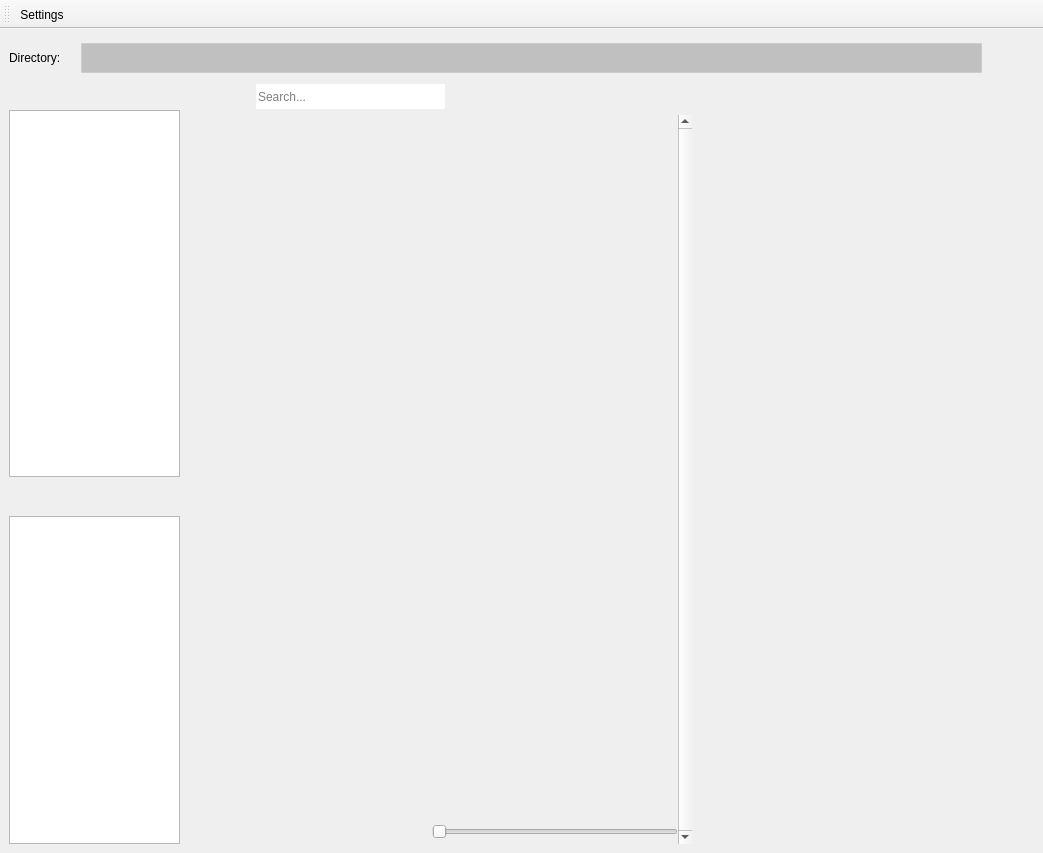
<?xml version="1.0" encoding="UTF-8"?>
<ui version="4.0">
 <class>MainWindow</class>
 <widget class="QMainWindow" name="MainWindow">
  <property name="geometry">
   <rect>
    <x>0</x>
    <y>0</y>
    <width>1043</width>
    <height>853</height>
   </rect>
  </property>
  <property name="windowTitle">
   <string>AssetLibrary</string>
  </property>
  <widget class="QWidget" name="mainwidget">
   <layout class="QVBoxLayout" name="verticalLayout" stretch="0,20">
    <item>
     <widget class="QWidget" name="file_path_widget" native="true">
      <layout class="QHBoxLayout" name="horizontalLayout">
       <property name="spacing">
        <number>20</number>
       </property>
       <property name="leftMargin">
        <number>0</number>
       </property>
       <property name="topMargin">
        <number>5</number>
       </property>
       <property name="rightMargin">
        <number>0</number>
       </property>
       <property name="bottomMargin">
        <number>5</number>
       </property>
       <item>
        <widget class="QLabel" name="label">
         <property name="styleSheet">
          <string notr="true">font: 12pt &quot;Arial&quot;;</string>
         </property>
         <property name="text">
          <string>Directory:</string>
         </property>
        </widget>
       </item>
       <item>
        <widget class="QLineEdit" name="root_path_le">
         <property name="enabled">
          <bool>true</bool>
         </property>
         <property name="minimumSize">
          <size>
           <width>0</width>
           <height>30</height>
          </size>
         </property>
         <property name="maximumSize">
          <size>
           <width>16777215</width>
           <height>16777215</height>
          </size>
         </property>
         <property name="styleSheet">
          <string notr="true">border: 1px solid rgba(255,255,255,50);
background-color: rgba(0, 0, 0, 50);
font: 14pt &quot;Arial&quot;;</string>
         </property>
        </widget>
       </item>
       <item>
        <widget class="QPushButton" name="root_path_btn">
         <property name="styleSheet">
          <string notr="true">background-color: rgba(255, 255, 255, 0);
border: 0px;</string>
         </property>
         <property name="text">
          <string/>
         </property>
         <property name="icon">
          <iconset>
           <normaloff>C:/Users/Arya/.designer/icon/file.png</normaloff>C:/Users/Arya/.designer/icon/file.png</iconset>
         </property>
        </widget>
       </item>
      </layout>
     </widget>
    </item>
    <item>
     <widget class="QWidget" name="content_widget" native="true">
      <layout class="QHBoxLayout" name="main_layout" stretch="1,3,2">
       <property name="spacing">
        <number>0</number>
       </property>
       <property name="sizeConstraint">
        <enum>QLayout::SetDefaultConstraint</enum>
       </property>
       <property name="leftMargin">
        <number>0</number>
       </property>
       <property name="topMargin">
        <number>0</number>
       </property>
       <property name="rightMargin">
        <number>0</number>
       </property>
       <property name="bottomMargin">
        <number>0</number>
       </property>
       <item>
        <widget class="QWidget" name="left_widget" native="true">
         <layout class="QVBoxLayout" name="verticalLayout_3">
          <property name="spacing">
           <number>0</number>
          </property>
          <property name="leftMargin">
           <number>0</number>
          </property>
          <property name="topMargin">
           <number>0</number>
          </property>
          <property name="rightMargin">
           <number>0</number>
          </property>
          <property name="bottomMargin">
           <number>0</number>
          </property>
          <item>
           <widget class="QWidget" name="folder_wiget" native="true">
            <layout class="QHBoxLayout" name="horizontalLayout_3">
             <property name="leftMargin">
              <number>0</number>
             </property>
             <property name="topMargin">
              <number>0</number>
             </property>
             <property name="rightMargin">
              <number>0</number>
             </property>
             <property name="bottomMargin">
              <number>6</number>
             </property>
             <item>
              <widget class="QPushButton" name="directory_back_btn">
               <property name="styleSheet">
                <string notr="true">background-color: rgba(255, 255, 255, 0);
border: 0px;</string>
               </property>
               <property name="text">
                <string/>
               </property>
               <property name="icon">
                <iconset>
                 <normaloff>C:/Users/Arya/.designer/icon/directory_back.png</normaloff>C:/Users/Arya/.designer/icon/directory_back.png</iconset>
               </property>
              </widget>
             </item>
             <item>
              <widget class="QPushButton" name="directory_update_btn">
               <property name="styleSheet">
                <string notr="true">background-color: rgba(255, 255, 255, 0);
border: 0px;</string>
               </property>
               <property name="text">
                <string/>
               </property>
               <property name="icon">
                <iconset>
                 <normaloff>C:/Users/Arya/.designer/icon/update.png</normaloff>C:/Users/Arya/.designer/icon/update.png</iconset>
               </property>
              </widget>
             </item>
             <item>
              <widget class="QPushButton" name="add_directory_btn">
               <property name="styleSheet">
                <string notr="true">background-color: rgba(255, 255, 255, 0);
border: 0px;</string>
               </property>
               <property name="text">
                <string/>
               </property>
               <property name="icon">
                <iconset>
                 <normaloff>C:/Users/Arya/.designer/icon/add_directory.png</normaloff>C:/Users/Arya/.designer/icon/add_directory.png</iconset>
               </property>
              </widget>
             </item>
             <item>
              <widget class="QPushButton" name="delete_directory_btn">
               <property name="styleSheet">
                <string notr="true">background-color: rgba(255, 255, 255, 0);
border: 0px;</string>
               </property>
               <property name="text">
                <string/>
               </property>
               <property name="icon">
                <iconset>
                 <normaloff>C:/Users/Arya/.designer/icon/delete_directory.png</normaloff>C:/Users/Arya/.designer/icon/delete_directory.png</iconset>
               </property>
              </widget>
             </item>
             <item>
              <spacer name="horizontalSpacer_2">
               <property name="orientation">
                <enum>Qt::Horizontal</enum>
               </property>
               <property name="sizeHint" stdset="0">
                <size>
                 <width>40</width>
                 <height>20</height>
                </size>
               </property>
              </spacer>
             </item>
            </layout>
           </widget>
          </item>
          <item>
           <widget class="QTreeView" name="directory_treeview">
            <property name="styleSheet">
             <string notr="true">font: 12pt &quot;Arial&quot;;</string>
            </property>
           </widget>
          </item>
          <item>
           <widget class="QWidget" name="tag_widget" native="true">
            <property name="minimumSize">
             <size>
              <width>0</width>
              <height>0</height>
             </size>
            </property>
            <property name="styleSheet">
             <string notr="true"/>
            </property>
            <layout class="QVBoxLayout" name="verticalLayout_4">
             <property name="spacing">
              <number>0</number>
             </property>
             <property name="leftMargin">
              <number>0</number>
             </property>
             <property name="topMargin">
              <number>9</number>
             </property>
             <property name="rightMargin">
              <number>0</number>
             </property>
             <property name="bottomMargin">
              <number>0</number>
             </property>
             <item>
              <widget class="QWidget" name="widget_6" native="true">
               <property name="styleSheet">
                <string notr="true"/>
               </property>
               <layout class="QHBoxLayout" name="horizontalLayout_6">
                <property name="leftMargin">
                 <number>0</number>
                </property>
                <property name="topMargin">
                 <number>5</number>
                </property>
                <property name="rightMargin">
                 <number>0</number>
                </property>
                <property name="bottomMargin">
                 <number>5</number>
                </property>
                <item>
                 <widget class="QPushButton" name="tag_btn">
                  <property name="styleSheet">
                   <string notr="true">background-color: rgba(255, 255, 255, 0);
border: 0px;</string>
                  </property>
                  <property name="text">
                   <string/>
                  </property>
                  <property name="icon">
                   <iconset>
                    <normaloff>C:/Users/Arya/.designer/icon/tag.png</normaloff>C:/Users/Arya/.designer/icon/tag.png</iconset>
                  </property>
                  <property name="iconSize">
                   <size>
                    <width>25</width>
                    <height>25</height>
                   </size>
                  </property>
                 </widget>
                </item>
                <item>
                 <spacer name="horizontalSpacer_3">
                  <property name="orientation">
                   <enum>Qt::Horizontal</enum>
                  </property>
                  <property name="sizeHint" stdset="0">
                   <size>
                    <width>40</width>
                    <height>20</height>
                   </size>
                  </property>
                 </spacer>
                </item>
                <item>
                 <widget class="QPushButton" name="add_tag_btn">
                  <property name="styleSheet">
                   <string notr="true">background-color: rgba(255, 255, 255, 0);
border: 0px;</string>
                  </property>
                  <property name="text">
                   <string/>
                  </property>
                  <property name="icon">
                   <iconset>
                    <normaloff>C:/Users/Arya/.designer/icon/add_tag.png</normaloff>C:/Users/Arya/.designer/icon/add_tag.png</iconset>
                  </property>
                 </widget>
                </item>
               </layout>
              </widget>
             </item>
             <item>
              <widget class="QTreeView" name="tag_treeview"/>
             </item>
            </layout>
           </widget>
          </item>
         </layout>
        </widget>
       </item>
       <item>
        <widget class="QWidget" name="middle_widget" native="true">
         <property name="minimumSize">
          <size>
           <width>500</width>
           <height>0</height>
          </size>
         </property>
         <layout class="QVBoxLayout" name="middle_layout">
          <property name="spacing">
           <number>0</number>
          </property>
          <property name="leftMargin">
           <number>0</number>
          </property>
          <property name="topMargin">
           <number>0</number>
          </property>
          <property name="rightMargin">
           <number>0</number>
          </property>
          <property name="bottomMargin">
           <number>0</number>
          </property>
          <item>
           <widget class="QWidget" name="search_widget" native="true">
            <layout class="QHBoxLayout" name="horizontalLayout_2">
             <property name="spacing">
              <number>6</number>
             </property>
             <property name="leftMargin">
              <number>0</number>
             </property>
             <property name="topMargin">
              <number>0</number>
             </property>
             <property name="rightMargin">
              <number>20</number>
             </property>
             <property name="bottomMargin">
              <number>6</number>
             </property>
             <item>
              <widget class="QPushButton" name="asset_update_btn">
               <property name="styleSheet">
                <string notr="true">background-color: rgba(255, 255, 255, 0);
border: 0px;</string>
               </property>
               <property name="text">
                <string/>
               </property>
               <property name="icon">
                <iconset>
                 <normaloff>C:/Users/Arya/.designer/icon/update.png</normaloff>C:/Users/Arya/.designer/icon/update.png</iconset>
               </property>
              </widget>
             </item>
             <item>
              <widget class="QPushButton" name="move_to_center_btn">
               <property name="styleSheet">
                <string notr="true">background-color: rgba(255, 255, 255, 0);
border: 0px;</string>
               </property>
               <property name="text">
                <string/>
               </property>
               <property name="icon">
                <iconset>
                 <normaloff>C:/Users/Arya/.designer/icon/moveToPivot.png</normaloff>C:/Users/Arya/.designer/icon/moveToPivot.png</iconset>
               </property>
              </widget>
             </item>
             <item>
              <widget class="QLineEdit" name="asset_search_le">
               <property name="minimumSize">
                <size>
                 <width>0</width>
                 <height>25</height>
                </size>
               </property>
               <property name="maximumSize">
                <size>
                 <width>200</width>
                 <height>16777215</height>
                </size>
               </property>
               <property name="styleSheet">
                <string notr="true">border: 0 px;</string>
               </property>
               <property name="placeholderText">
                <string>Search...</string>
               </property>
              </widget>
             </item>
             <item>
              <spacer name="horizontalSpacer">
               <property name="orientation">
                <enum>Qt::Horizontal</enum>
               </property>
               <property name="sizeHint" stdset="0">
                <size>
                 <width>40</width>
                 <height>20</height>
                </size>
               </property>
              </spacer>
             </item>
             <item>
              <widget class="QPushButton" name="add_asset_btn">
               <property name="styleSheet">
                <string notr="true">background-color: rgba(255, 255, 255, 0);
border: 0px;</string>
               </property>
               <property name="text">
                <string/>
               </property>
               <property name="icon">
                <iconset>
                 <normaloff>C:/Users/Arya/.designer/icon/add_entity.png</normaloff>C:/Users/Arya/.designer/icon/add_entity.png</iconset>
               </property>
              </widget>
             </item>
            </layout>
           </widget>
          </item>
          <item>
           <widget class="QWidget" name="asset_display_widget" native="true">
            <layout class="QVBoxLayout" name="verticalLayout_7">
             <property name="spacing">
              <number>0</number>
             </property>
             <property name="leftMargin">
              <number>0</number>
             </property>
             <property name="topMargin">
              <number>0</number>
             </property>
             <property name="rightMargin">
              <number>0</number>
             </property>
             <property name="bottomMargin">
              <number>0</number>
             </property>
             <item>
              <widget class="QScrollArea" name="asset_disaplay_sca">
               <property name="enabled">
                <bool>true</bool>
               </property>
               <property name="styleSheet">
                <string notr="true">QWidget#scrollAreaWidgetContents{
background-color: rgba(255,255,255,0);
}
QScrollArea{
border: 0px;
}</string>
               </property>
               <property name="frameShape">
                <enum>QFrame::StyledPanel</enum>
               </property>
               <property name="verticalScrollBarPolicy">
                <enum>Qt::ScrollBarAlwaysOn</enum>
               </property>
               <property name="horizontalScrollBarPolicy">
                <enum>Qt::ScrollBarAlwaysOff</enum>
               </property>
               <property name="widgetResizable">
                <bool>true</bool>
               </property>
               <widget class="QWidget" name="scrollAreaWidgetContents">
                <property name="geometry">
                 <rect>
                  <x>0</x>
                  <y>0</y>
                  <width>495</width>
                  <height>724</height>
                 </rect>
                </property>
                <layout class="QHBoxLayout" name="scroll_area_layout">
                 <property name="spacing">
                  <number>0</number>
                 </property>
                 <property name="leftMargin">
                  <number>0</number>
                 </property>
                 <property name="topMargin">
                  <number>0</number>
                 </property>
                 <property name="rightMargin">
                  <number>0</number>
                 </property>
                 <property name="bottomMargin">
                  <number>0</number>
                 </property>
                 <item>
                  <widget class="QWidget" name="outside_diaplay_widget" native="true">
                   <layout class="QVBoxLayout" name="display_outside_layout">
                    <property name="spacing">
                     <number>0</number>
                    </property>
                    <property name="leftMargin">
                     <number>0</number>
                    </property>
                    <property name="topMargin">
                     <number>0</number>
                    </property>
                    <property name="rightMargin">
                     <number>0</number>
                    </property>
                    <property name="bottomMargin">
                     <number>0</number>
                    </property>
                    <item>
                     <widget class="QWidget" name="display_widget_fixed" native="true">
                      <layout class="QVBoxLayout" name="sa_layout">
                       <property name="spacing">
                        <number>0</number>
                       </property>
                       <property name="leftMargin">
                        <number>0</number>
                       </property>
                       <property name="topMargin">
                        <number>0</number>
                       </property>
                       <property name="rightMargin">
                        <number>0</number>
                       </property>
                       <property name="bottomMargin">
                        <number>0</number>
                       </property>
                       <item>
                        <widget class="QWidget" name="display_widget" native="true"/>
                       </item>
                      </layout>
                     </widget>
                    </item>
                    <item>
                     <spacer name="verticalSpacer">
                      <property name="orientation">
                       <enum>Qt::Vertical</enum>
                      </property>
                      <property name="sizeHint" stdset="0">
                       <size>
                        <width>20</width>
                        <height>40</height>
                       </size>
                      </property>
                     </spacer>
                    </item>
                    <item>
                     <widget class="QWidget" name="scollbar_widget" native="true">
                      <property name="minimumSize">
                       <size>
                        <width>0</width>
                        <height>30</height>
                       </size>
                      </property>
                      <layout class="QHBoxLayout" name="horizontalLayout_4">
                       <property name="leftMargin">
                        <number>0</number>
                       </property>
                       <property name="topMargin">
                        <number>5</number>
                       </property>
                       <property name="rightMargin">
                        <number>0</number>
                       </property>
                       <property name="bottomMargin">
                        <number>0</number>
                       </property>
                       <item>
                        <widget class="QLineEdit" name="asset_status_le">
                         <property name="maximumSize">
                          <size>
                           <width>300</width>
                           <height>16777215</height>
                          </size>
                         </property>
                         <property name="styleSheet">
                          <string notr="true">background-color: rgba(255, 255, 255, 0);
border: 0px;</string>
                         </property>
                        </widget>
                       </item>
                       <item>
                        <widget class="QSlider" name="display_area_slider">
                         <property name="orientation">
                          <enum>Qt::Horizontal</enum>
                         </property>
                        </widget>
                       </item>
                      </layout>
                     </widget>
                    </item>
                   </layout>
                  </widget>
                 </item>
                </layout>
               </widget>
              </widget>
             </item>
            </layout>
           </widget>
          </item>
         </layout>
        </widget>
       </item>
       <item>
        <widget class="QWidget" name="right_widget" native="true">
         <property name="styleSheet">
          <string notr="true">QGroup{
background-color: rgba(255, 255, 255, 0);
}</string>
         </property>
         <layout class="QVBoxLayout" name="verticalLayout_5"/>
        </widget>
       </item>
      </layout>
     </widget>
    </item>
   </layout>
  </widget>
  <widget class="QToolBar" name="toolBar">
   <property name="windowTitle">
    <string>toolBar</string>
   </property>
   <attribute name="toolBarArea">
    <enum>TopToolBarArea</enum>
   </attribute>
   <attribute name="toolBarBreak">
    <bool>false</bool>
   </attribute>
   <addaction name="actionSettings"/>
  </widget>
  <action name="actionSettings">
   <property name="icon">
    <iconset>
     <normaloff>C:/Users/Arya/.designer/icon/setting.png</normaloff>C:/Users/Arya/.designer/icon/setting.png</iconset>
   </property>
   <property name="text">
    <string>Settings</string>
   </property>
   <property name="toolTip">
    <string>setting the preference</string>
   </property>
   <property name="shortcut">
    <string>Ctrl+Q</string>
   </property>
  </action>
 </widget>
 <resources/>
 <connections/>
</ui>
